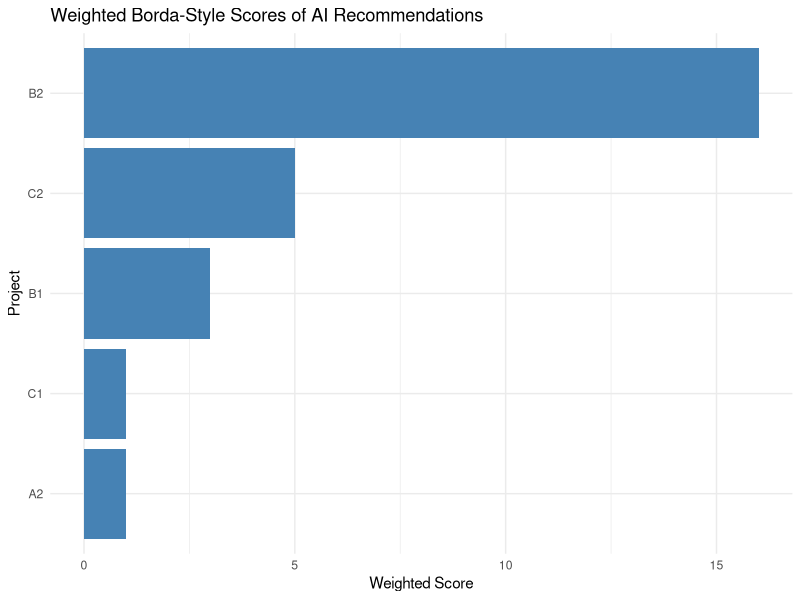

This chart was generated by the following R code:
# ==========================================================
# Weighted Borda-Style Aggregation of AI Recommendations
# ==========================================================
#
# PURPOSE:
# Applies weighted aggregation to heterogeneous AI-generated
# project recommendations using a Borda-inspired scheme.
#
# NOTE:
# Base weights are assigned according to recommendation
# category. This is exploratory and heuristic.
#
# Author: Abdul Hasib
# ==========================================================


# ----------------------------------------------------------
# Load Libraries
# ----------------------------------------------------------
library(dplyr)
library(ggplot2)


# ----------------------------------------------------------
# Ensure output folder exists
# ----------------------------------------------------------
if (!dir.exists("outputs")) dir.create("outputs")


# ----------------------------------------------------------
# Raw Recommendation Dataset
# ----------------------------------------------------------
df <- tribble(
  ~AI, ~Category, ~Project,

  # Google AI Mode
  "GoogleAI", "Hit", "C1",
  "GoogleAI", "Hit", "C2",
  "GoogleAI", "Hit", "B2",
  "GoogleAI", "Final", "B2",
  "GoogleAI", "FreshHit", "B1",
  "GoogleAI", "FreshFinal", "B2",

  # Google Gemini
  "Gemini", "Hit", "B1",
  "Gemini", "Hit", "B2",
  "Gemini", "Hit", "B2",
  "Gemini", "Final", "B2",

  # ChatGPT
  "ChatGPT", "Hit", "C2",
  "ChatGPT", "Final", "B2",
  "ChatGPT", "Hit", "A2",
  "ChatGPT", "Final", "C2"
)


# ----------------------------------------------------------
# Define Base Weights (Borda-Style)
# ----------------------------------------------------------
# Higher-priority categories receive higher weights

weights <- c(
  "Hit" = 1,
  "FreshHit" = 2,
  "Final" = 3,
  "FreshFinal" = 4
)

df <- df %>%
  mutate(BaseWeight = weights[Category])


# ----------------------------------------------------------
# Weighted Aggregation
# ----------------------------------------------------------
# Sum of weights per project

weighted_scores <- df %>%
  group_by(Project) %>%
  summarise(
    WeightedScore = sum(BaseWeight)
  ) %>%
  arrange(desc(WeightedScore))

# Calculate normalized probabilities
weighted_scores <- weighted_scores %>%
  mutate(
    Probability = WeightedScore / sum(WeightedScore),
    Percentage = round(100 * Probability, 2)
  )

print(weighted_scores)


# ----------------------------------------------------------
# Export Results
# ----------------------------------------------------------
write.csv(
  weighted_scores,
  "outputs/weighted_borda_scores.csv",
  row.names = FALSE
)


# ----------------------------------------------------------
# Visualization: Weighted Scores
# ----------------------------------------------------------
p <- ggplot(weighted_scores,
            aes(x = reorder(Project, WeightedScore),
                y = WeightedScore)) +
  geom_col(fill = "steelblue") +
  coord_flip() +
  labs(
    title = "Weighted Borda-Style Scores of AI Recommendations",
    x = "Project",
    y = "Weighted Score"
  ) +
  theme_minimal()

# Save plot
ggsave(
  "outputs/weighted_borda_plot.png",
  plot = p,
  width = 8,
  height = 5
)

cat("\nPlot exported to outputs/weighted_borda_plot.png\n")


# ----------------------------------------------------------
# Interpretation
# ----------------------------------------------------------
cat("\n====================================\n")
cat("INTERPRETATION\n")
cat("====================================\n\n")

cat(
  "This script applies a simple Borda-inspired weighting scheme\n",
  "to aggregate AI-generated project recommendations.\n",
  "Higher-priority recommendation categories contribute more to the\n",
  "weighted score. Probabilities are normalized across projects.\n\n"
)

cat(
  "Dependence correction for repeated AI outputs is not applied here.\n",
  "This is a heuristic, exploratory analysis intended to demonstrate\n",
  "weighted aggregation methodology.\n"
)


# ----------------------------------------------------------
# Session Info for Reproducibility
# ----------------------------------------------------------
sessionInfo()
